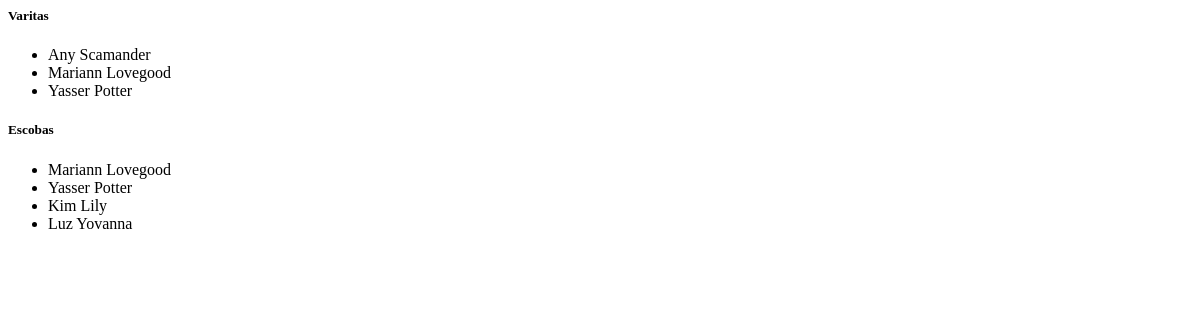
Before: /users/house_stats/ (signed in) with the older database file.
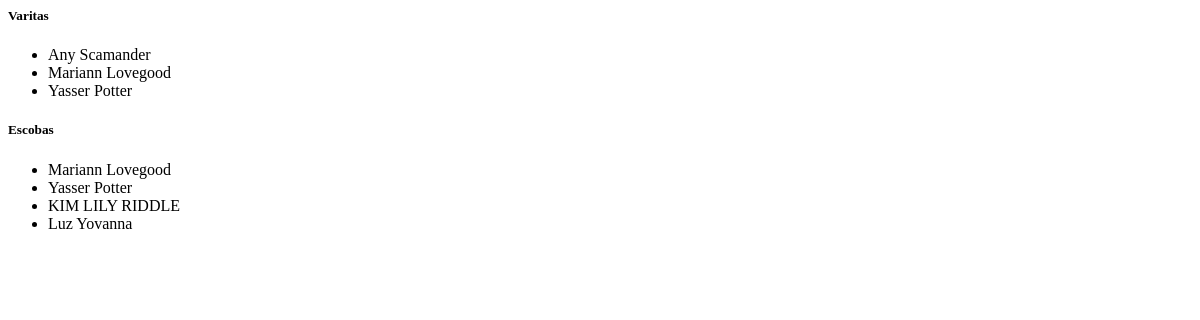
After: the same page with the newer database file.
### apps/users/models.py (models this page shows, shortened)
class CustomUser(AbstractUser):
    id = models.PositiveIntegerField(primary_key=True, unique=True)
    first_name = None
    last_name = None
    ROLE_CHOICES = [
        ('admin', 'Administrador'),
        ('student', 'Estudiante'),
        ('banker', 'Banquero'),
        ('shopkeeper', 'Dependiente'),
    ]
    role = models.CharField(choices=ROLE_CHOICES, default='student')
    username = models.CharField(
        max_length=100,
        unique=True
    )
    full_name = models.CharField(max_length=150, unique=True)
    HOUSE_CHOICES = [
        ('gryffindor', 'Gryffindor'),
        ('hufflepuff', 'Hufflepuff'),
        ('ravenclaw', 'Ravenclaw'),
        ('slytherin', 'Slytherin'),
    ]
    house = models.CharField(null=True, blank=True, choices=HOUSE_CHOICES)

### apps/users/views.py (the view)
# urls.py: path('house_stats/', views.house_stats_view, name='house_stats'),
@login_required
def house_stats_view(request):
    user = request.user
    users_with_wands = CustomUser.objects.filter(
        house=user.house,
        inventory_items__product__product_type='wand'
    ).distinct()
    users_with_brooms = CustomUser.objects.filter(
        house=user.house,
        inventory_items__product__product_type='broom'
    ).distinct()
    return render(request, "profile/house_stats.html", {
        "users_with_wands": users_with_wands,
        "users_with_brooms": users_with_brooms,
        "user": user,
    })

### apps/users/templates/profile/house_stats.html
<h5>Varitas</h5>
<ul class="list-group mb-3">
    {% for u in users_with_wands %}
    <li class="list-group-item">{{ u.full_name }}</li>
    {% empty %}
    <li class="list-group-item">No hay usuarios con varitas en esta casa.</li>
    {% endfor %}
</ul>
<h5>Escobas</h5>
<ul class="list-group">
    {% for u in users_with_brooms %}
    <li class="list-group-item">{{ u.full_name }}</li>
    {% empty %}
    <li class="list-group-item">No hay usuarios con escobas en esta casa.</li>
    {% endfor %}
</ul>

Changed rows visible on the page:
changed CustomUser: full_name "Kim Lily" → "KIM LILY RIDDLE"
